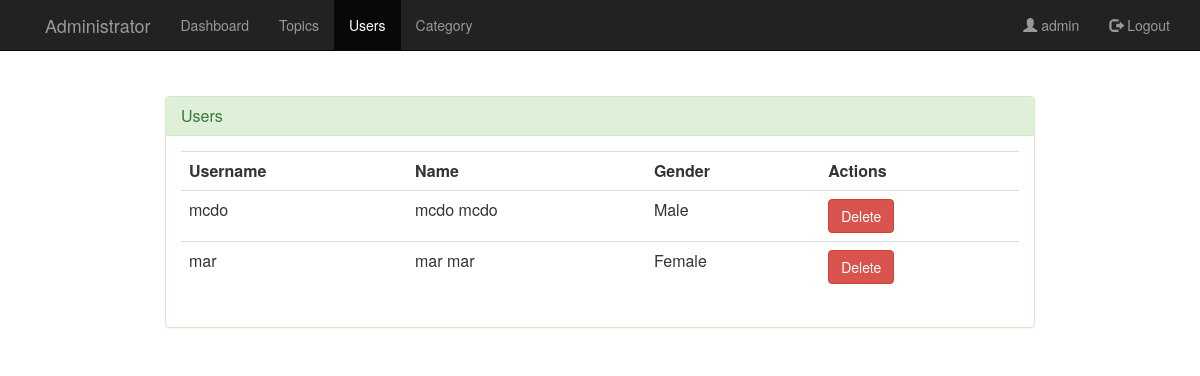
The app's page /admin/user.php (signed in) with its own data.
### tables this page shows
CREATE TABLE IF NOT EXISTS `tblaccount` (
`accnt_Id` int(11) NOT NULL,
  `username` varchar(255) DEFAULT NULL,
  `password` varchar(255) DEFAULT NULL,
  `user_Id` int(11) DEFAULT NULL
);

CREATE TABLE IF NOT EXISTS `tbluser` (
`user_Id` int(11) NOT NULL,
  `fname` varchar(255) DEFAULT NULL,
  `lname` varchar(255) DEFAULT NULL,
  `gender` varchar(255) DEFAULT NULL
);

### admin/user.php (the view, shortened to what this page needs)
<?php
$uname=$_SESSION['uname'];
?>
<html>
<head>
	<link rel="stylesheet" type="text/css" href="../css/global.css">
	<link rel="stylesheet" type="text/css" href="../css/bootstrap.css">
	<link rel="stylesheet" type="text/css" href="../css/bootstrap.min.css">
    <link href="//netdna.bootstrapcdn.com/font-awesome/4.0.3/css/font-awesome.css" rel="stylesheet">
</head>
<body>
    <nav class="navbar navbar-inverse navbar-fixed-top">
        <div class="container">
            <div class="navbar-header page-scroll">
                <a class="navbar-brand page-scroll" href="home.php"></a>
            </div>
            <div class="navbar-header">
                <a class="navbar-brand" >Administrator</a>
            </div>
            <div class="collapse navbar-collapse" id="bs-example-navbar-collapse-1">
                <ul class="nav navbar-nav navbar-left">
                   <li><a href="home.php"> Dashboard</a></li>
                    <li><a href="post.php"> Topics</a></li>
                    <li  class="active"><a href="user.php"> Users</a></li>
                    <li><a href="category.php">Category</a></li>
                </ul>
              <ul class="nav navbar-nav navbar-right">
                    <li><a href="#" ><span class="glyphicon glyphicon-user"></span> <?php echo $uname;?></a></li>
                <li ><a href="logout.php"><span class="glyphicon glyphicon-log-out"></span> Logout</a></li>
                </ul>
            </div>
        </div>
    </nav>
    <div class="container" style="margin:8% auto;width:900px;">
            <div class="panel panel-success">
                <div class="panel-heading">
                    <h3 class="panel-title">Users</h3>
                </div>
                 <div class="panel-body">
            <table class="table table-stripped">
                                <th>Username</th>
                                <th>Name</th>
                                <th>Gender</th>
                                <th>Actions</th>
                            <?php
                            $sql = "SELECT * from tbluser as tu join tblaccount as ta on tu.user_Id=ta.user_Id";
                            $run = mysql_query($sql);
                            while($row=mysql_fetch_array($run))
                            {
                                extract($row);
                                echo "<tr>";
                                echo "<td>".$username."</td>";
                                echo "<td>".$fname.' '.$lname."</td>";
                                echo "<td>".$gender."</td>";
                                echo '<td><button class="btn btn-danger" onclick="deleteuser('.$user_Id.')">Delete</button>';
                                echo "</tr>";
                            }
                            ?>
                            </table>
                     </div>
                </div>
            </div>
	</body>
</html>

### css/global.css (style rules this page uses)
body { background-color: #eee; }

### records on screen
tblaccount: username "mcdo", user_Id.fname "mcdo", user_Id.lname "mcdo", user_Id.gender "Male"
tblaccount: username "mar", user_Id.fname "mar", user_Id.lname "mar", user_Id.gender "Female"

### other values on screen
$uname "admin"
